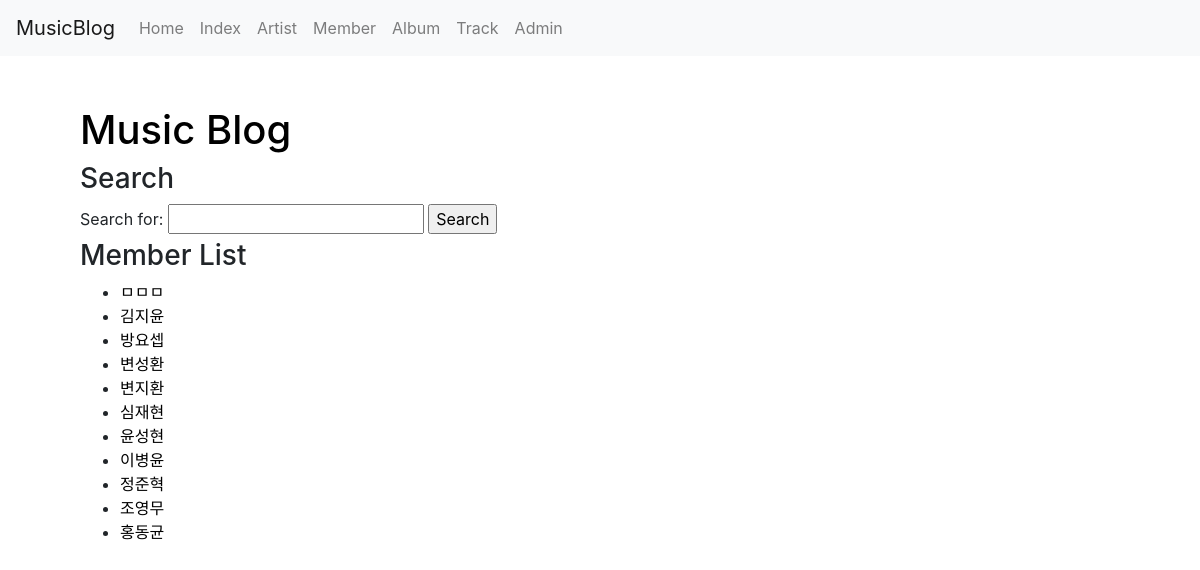
The app's page /musicblog/member/ with its own data.
### musicb/models.py (models this page shows, shortened)
class Member(models.Model):
    name = models.CharField(verbose_name="Name", null=False, blank=False, max_length=50)
    slug = models.SlugField("Slug", unique=True, allow_unicode=True, help_text='one word for title alias.')
    team = models.ForeignKey('Artist', on_delete=models.CASCADE)

### musicb/views.py (the view)
# urls.py: path('member/', views.MemberLV.as_view(), name='memberview'),
class MemberLV(ListView):
    def get_queryset(self):
        return Member.objects.order_by('name')
    allow_empty = True

### musicb/templates/musicb/member_list.html (shortened to what this page needs)
{% extends 'musicb/base.html' %}
{% block content %}
    {% include 'musicb/musicblog_base.html' %}
    <h3>Member List</h3>
    {% if object_list %}
        <ul>
            {% for member in object_list %}
                <li><a class='no_linkdecoration' href="{% url 'musicblog:memberview_detail' member.name %}">{{member.name}}</a></li>
            {% endfor %}
        </ul>
    {% else %}
        There is no member.
    {% endif %}
{% endblock %}

### records on screen
Member: name "ㅁㅁㅁ"
Member: name "김지윤"
Member: name "방요셉"
Member: name "변성환"
Member: name "변지환"
Member: name "심재현"
Member: name "윤성현"
Member: name "이병윤"
Member: name "정준혁"
Member: name "조영무"
Member: name "홍동균"
